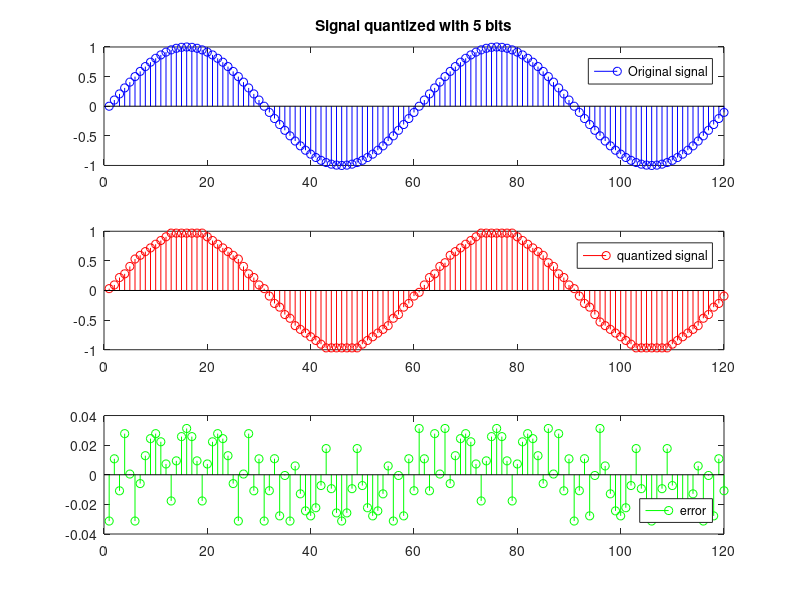

This chart was generated by the following MATLAB code:
% Task 2
close all; 
clear all; 

b=5;                            % Number of bits.
N=120;                          % Number of samples in final signal.
n=0:(N-1);                      % Index
f = 2;                          % frequency in Hz

% Create the input data sequence.
x=sin(2*pi*f*n/N);

% Signal is restricted to between -1 and +1.
x(x>=1)=(1-eps);                % Make signal from -1 to just less than 1.
x(x<-1)=-1;

% Quantize a signal to "b" bits.
xq=floor((x+1)*2^(b-1));        % Quantize signal to one of 2^b int values
xq=xq/(2^(b-1));                % Convert quantized values 
xq=xq-1+1/2^b;                  % Shift signal down 

xe=x-xq;                        % Quantization error
errorStd = std(xe)

subplot(3,1,1);
stem(x,'b');
legend('Original signal');
title(sprintf('Signal quantized with %g bits',b));
subplot(3,1,2);
stem(xq,'r');
legend('quantized signal');
subplot(3,1,3);
stem(xe,'g');
legend('error','Location','Southeast')
